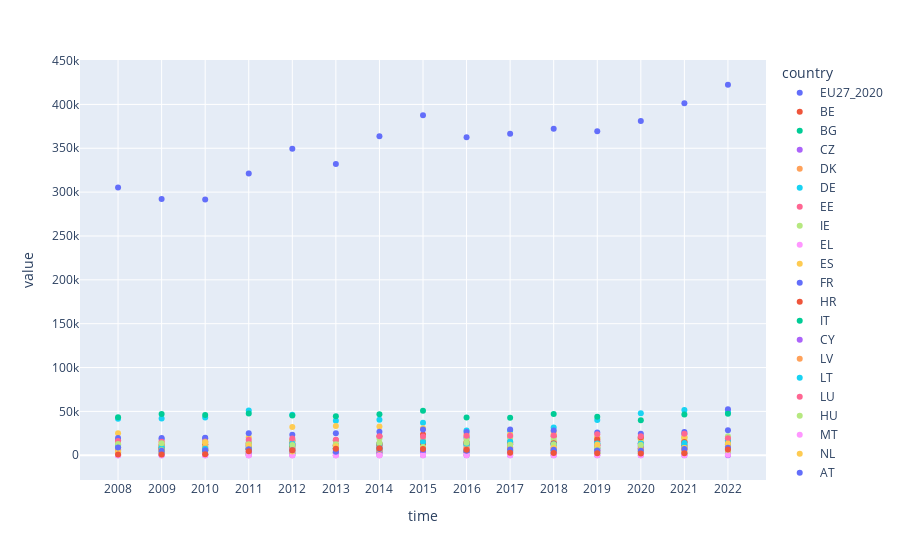

The code cell stored with this chart in its notebook:
### Code cell
px.scatter(df_energy_short)

### Figure 1 — Plotly figure (JSON) as saved in the notebook; plotly's stock layout.template omitted (floating-point values rounded to 4 significant figures)
{"data": [{"hovertemplate": "country=EU27_2020<br>time=%{x}<br>value=%{y}<extra></extra>", "legendgroup": "EU27_2020", "marker": {"color": "#636efa", "symbol": "circle"}, "mode": "markers", "name": "EU27_2020", "orientation": "v", "showlegend": true, "type": "scatter", "x": ["2008", "2009", "2010", "2011", "2012", "2013", "2014", "2015", "2016", "2017", "2018", "2019", "2020", "2021", "2022"], "xaxis": "x", "y": [305100.0, 292300.0, 291500.0, 321100.0, 349500.0, 332100.0, 363700.0, 387600.0, 362500.0, 366600.0, 372300.0, 369400.0, 381000.0, 401400.0, 422400.0], "yaxis": "y"}, {"hovertemplate": "country=BE<br>time=%{x}<br>value=%{y}<extra></extra>", "legendgroup": "BE", "marker": {"color": "#EF553B", "symbol": "circle"}, "mode": "markers", "name": "BE", "orientation": "v", "showlegend": true, "type": "scatter", "x": ["2008", "2009", "2010", "2011", "2012", "2013", "2014", "2015", "2016", "2017", "2018", "2019", "2020", "2021", "2022"], "xaxis": "x", "y": [17158, 9486, 12395, 13189, 16848, 17243, 21791, 23714, 14648, 14190.0, 21640.0, 12730.0, 13720.0, 15190.0, 16350.0], "yaxis": "y"}, {"hovertemplate": "country=BG<br>time=%{x}<br>value=%{y}<extra></extra>", "legendgroup": "BG", "marker": {"color": "#00cc96", "symbol": "circle"}, "mode": "markers", "name": "BG", "orientation": "v", "showlegend": true, "type": "scatter", "x": ["2008", "2009", "2010", "2011", "2012", "2013", "2014", "2015", "2016", "2017", "2018", "2019", "2020", "2021", "2022"], "xaxis": "x", "y": [3097, 2662, 1167, 1449, 2353, 3351, 4319, 4251, 4568, 3705.0, 2223.0, 3045.0, 3707.0, 1857.0, 1470.0], "yaxis": "y"}, {"hovertemplate": "country=CZ<br>time=%{x}<br>value=%{y}<extra></extra>", "legendgroup": "CZ", "marker": {"color": "#ab63fa", "symbol": "circle"}, "mode": "markers", "name": "CZ", "orientation": "v", "showlegend": true, "type": "scatter", "x": ["2008", "2009", "2010", "2011", "2012", "2013", "2014", "2015", "2016", "2017", "2018", "2019", "2020", "2021", "2022"], "xaxis": "x", "y": [8520, 8586, 6642, 10457, 11587, 10571, 11842, 16146, 13817, 15070.0, 11570.0, 11030.0, 13370.0, 15150.0, 16730.0], "yaxis": "y"}, {"hovertemplate": "country=DK<br>time=%{x}<br>value=%{y}<extra></extra>", "legendgroup": "DK", "marker": {"color": "#FFA15A", "symbol": "circle"}, "mode": "markers", "name": "DK", "orientation": "v", "showlegend": true, "type": "scatter", "x": ["2008", "2009", "2010", "2011", "2012", "2013", "2014", "2015", "2016", "2017", "2018", "2019", "2020", "2021", "2022"], "xaxis": "x", "y": [12815, 11208, 10599, 11694, 15920, 11459, 12702, 15640.0, 14980.0, 15220.0, 15630.0, 15980.0, 18590.0, 20120.0, 18750.0], "yaxis": "y"}, {"hovertemplate": "country=DE<br>time=%{x}<br>value=%{y}<extra></extra>", "legendgroup": "DE", "marker": {"color": "#19d3f3", "symbol": "circle"}, "mode": "markers", "name": "DE", "orientation": "v", "showlegend": true, "type": "scatter", "x": ["2008", "2009", "2010", "2011", "2012", "2013", "2014", "2015", "2016", "2017", "2018", "2019", "2020", "2021", "2022"], "xaxis": "x", "y": [41670, 41859, 42962, 51003, 46268, 39222, 40435, 37008, 28338, 27842, 31727, 40126, 47853, 51731, 49331], "yaxis": "y"}, {"hovertemplate": "country=EE<br>time=%{x}<br>value=%{y}<extra></extra>", "legendgroup": "EE", "marker": {"color": "#FF6692", "symbol": "circle"}, "mode": "markers", "name": "EE", "orientation": "v", "showlegend": true, "type": "scatter", "x": ["2008", "2009", "2010", "2011", "2012", "2013", "2014", "2015", "2016", "2017", "2018", "2019", "2020", "2021", "2022"], "xaxis": "x", "y": [1369, 3025, 1100, 1690, 2710, 2712, 3730, 5452, 3577, 2281, 3053, 4861, 7367, 7332.0, 7183], "yaxis": "y"}, {"hovertemplate": "country=IE<br>time=%{x}<br>value=%{y}<extra></extra>", "legendgroup": "IE", "marker": {"color": "#B6E880", "symbol": "circle"}, "mode": "markers", "name": "IE", "orientation": "v", "showlegend": true, "type": "scatter", "x": ["2008", "2009", "2010", "2011", "2012", "2013", "2014", "2015", "2016", "2017", "2018", "2019", "2020", "2021", "2022"], "xaxis": "x", "y": [753.0, 939.2, 759.9, 731.6, 783.6, 2625.0, 2853.0, 1752.0, 871.3, 1116.0, 1622.0, 2180.0, 1761.0, 2451.0, 1582.0], "yaxis": "y"}, {"hovertemplate": "country=EL<br>time=%{x}<br>value=%{y}<extra></extra>", "legendgroup": "EL", "marker": {"color": "#FF97FF", "symbol": "circle"}, "mode": "markers", "name": "EL", "orientation": "v", "showlegend": true, "type": "scatter", "x": ["2008", "2009", "2010", "2011", "2012", "2013", "2014", "2015", "2016", "2017", "2018", "2019", "2020", "2021", "2022"], "xaxis": "x", "y": [7575, 7600, 8517, 7180, 5954, 5788, 9461, 11081, 9833, 8696, 8550, 11067, 9831, 7581, 7751], "yaxis": "y"}, {"hovertemplate": "country=ES<br>time=%{x}<br>value=%{y}<extra></extra>", "legendgroup": "ES", "marker": {"color": "#FECB52", "symbol": "circle"}, "mode": "markers", "name": "ES", "orientation": "v", "showlegend": true, "type": "scatter", "x": ["2008", "2009", "2010", "2011", "2012", "2013", "2014", "2015", "2016", "2017", "2018", "2019", "2020", "2021", "2022"], "xaxis": "x", "y": [5881, 6751, 5206, 7932, 7787, 9887, 12310, 14956, 21845, 23762, 24018, 18720.0, 17930.0, 17410.0, 8032.0], "yaxis": "y"}, {"hovertemplate": "country=FR<br>time=%{x}<br>value=%{y}<extra></extra>", "legendgroup": "FR", "marker": {"color": "#636efa", "symbol": "circle"}, "mode": "markers", "name": "FR", "orientation": "v", "showlegend": true, "type": "scatter", "x": ["2008", "2009", "2010", "2011", "2012", "2013", "2014", "2015", "2016", "2017", "2018", "2019", "2020", "2021", "2022"], "xaxis": "x", "y": [10748, 18517, 19475, 9501, 12213, 11687, 7873, 9961, 19903, 21120.0, 13510.0, 15630.0, 19540.0, 24330.0, 52440.0], "yaxis": "y"}, {"hovertemplate": "country=HR<br>time=%{x}<br>value=%{y}<extra></extra>", "legendgroup": "HR", "marker": {"color": "#EF553B", "symbol": "circle"}, "mode": "markers", "name": "HR", "orientation": "v", "showlegend": true, "type": "scatter", "x": ["2008", "2009", "2010", "2011", "2012", "2013", "2014", "2015", "2016", "2017", "2018", "2019", "2020", "2021", "2022"], "xaxis": "x", "y": [12254, 11892, 12415, 13985, 13174, 11260, 10898, 13158, 12398, 12160.0, 12690.0, 11400.0, 10491, 11500.0, 11920.0], "yaxis": "y"}, {"hovertemplate": "country=IT<br>time=%{x}<br>value=%{y}<extra></extra>", "legendgroup": "IT", "marker": {"color": "#00cc96", "symbol": "circle"}, "mode": "markers", "name": "IT", "orientation": "v", "showlegend": true, "type": "scatter", "x": ["2008", "2009", "2010", "2011", "2012", "2013", "2014", "2015", "2016", "2017", "2018", "2019", "2020", "2021", "2022"], "xaxis": "x", "y": [43433, 47070, 45987, 47519, 45407, 44338, 46747, 50849, 43181, 42890.0, 47170.0, 43970.0, 39790.0, 46570.0, 47390.0], "yaxis": "y"}, {"hovertemplate": "country=CY<br>time=%{x}<br>value=%{y}<extra></extra>", "legendgroup": "CY", "marker": {"color": "#ab63fa", "symbol": "circle"}, "mode": "markers", "name": "CY", "orientation": "v", "showlegend": true, "type": "scatter", "x": ["2008", "2009", "2010", "2011", "2012", "2013", "2014", "2015", "2016", "2017", "2018", "2019", "2020", "2021", "2022"], "xaxis": "x", "y": [0, 0, 0, 0, 0, 0, 0, 0, 0, 0, 0, 0, 0, 0, 0], "yaxis": "y"}, {"hovertemplate": "country=LV<br>time=%{x}<br>value=%{y}<extra></extra>", "legendgroup": "LV", "marker": {"color": "#FFA15A", "symbol": "circle"}, "mode": "markers", "name": "LV", "orientation": "v", "showlegend": true, "type": "scatter", "x": ["2008", "2009", "2010", "2011", "2012", "2013", "2014", "2015", "2016", "2017", "2018", "2019", "2020", "2021", "2022"], "xaxis": "x", "y": [4643, 4259, 3973, 4009, 4935, 5005, 5340, 5246, 4828, 4073.0, 5174.0, 4611.0, 4173.0, 4666.0, 5308.0], "yaxis": "y"}, {"hovertemplate": "country=LT<br>time=%{x}<br>value=%{y}<extra></extra>", "legendgroup": "LT", "marker": {"color": "#19d3f3", "symbol": "circle"}, "mode": "markers", "name": "LT", "orientation": "v", "showlegend": true, "type": "scatter", "x": ["2008", "2009", "2010", "2011", "2012", "2013", "2014", "2015", "2016", "2017", "2018", "2019", "2020", "2021", "2022"], "xaxis": "x", "y": [5649, 4783, 8174, 8086, 8060, 8073, 8521, 7938, 11106, 11930.0, 12850.0, 13270.0, 12010.0, 12480.0, 12930.0], "yaxis": "y"}, {"hovertemplate": "country=LU<br>time=%{x}<br>value=%{y}<extra></extra>", "legendgroup": "LU", "marker": {"color": "#FF6692", "symbol": "circle"}, "mode": "markers", "name": "LU", "orientation": "v", "showlegend": true, "type": "scatter", "x": ["2008", "2009", "2010", "2011", "2012", "2013", "2014", "2015", "2016", "2017", "2018", "2019", "2020", "2021", "2022"], "xaxis": "x", "y": [6830.0, 6022.0, 7280.0, 7096.0, 6732.0, 6852.0, 6961.0, 7519.0, 7718.0, 7567.0, 7553.0, 6818.0, 6543.0, 6758.0, 7146.0], "yaxis": "y"}, {"hovertemplate": "country=HU<br>time=%{x}<br>value=%{y}<extra></extra>", "legendgroup": "HU", "marker": {"color": "#B6E880", "symbol": "circle"}, "mode": "markers", "name": "HU", "orientation": "v", "showlegend": true, "type": "scatter", "x": ["2008", "2009", "2010", "2011", "2012", "2013", "2014", "2015", "2016", "2017", "2018", "2019", "2020", "2021", "2022"], "xaxis": "x", "y": [12774, 10972, 9897, 14664, 16970, 16635, 19079, 19935, 17951, 19803, 18613, 19853, 19176, 19967, 21589], "yaxis": "y"}, {"hovertemplate": "country=MT<br>time=%{x}<br>value=%{y}<extra></extra>", "legendgroup": "MT", "marker": {"color": "#FF97FF", "symbol": "circle"}, "mode": "markers", "name": "MT", "orientation": "v", "showlegend": true, "type": "scatter", "x": ["2008", "2009", "2010", "2011", "2012", "2013", "2014", "2015", "2016", "2017", "2018", "2019", "2020", "2021", "2022"], "xaxis": "x", "y": [0, 0, 0, 0, 0, 0, 0, 1054, 1527.0, 897.1, 631.3, 656.8, 419.8, 547.2, 646.1], "yaxis": "y"}, {"hovertemplate": "country=NL<br>time=%{x}<br>value=%{y}<extra></extra>", "legendgroup": "NL", "marker": {"color": "#FECB52", "symbol": "circle"}, "mode": "markers", "name": "NL", "orientation": "v", "showlegend": true, "type": "scatter", "x": ["2008", "2009", "2010", "2011", "2012", "2013", "2014", "2015", "2016", "2017", "2018", "2019", "2020", "2021", "2022"], "xaxis": "x", "y": [24967, 15452, 15583, 20620, 32160.0, 33252, 32855, 30760.0, 24260.0, 22460.0, 26750.0, 20400.0, 19770.0, 20890.0, 18540.0], "yaxis": "y"}, {"hovertemplate": "country=AT<br>time=%{x}<br>value=%{y}<extra></extra>", "legendgroup": "AT", "marker": {"color": "#636efa", "symbol": "circle"}, "mode": "markers", "name": "AT", "orientation": "v", "showlegend": true, "type": "scatter", "x": ["2008", "2009", "2010", "2011", "2012", "2013", "2014", "2015", "2016", "2017", "2018", "2019", "2020", "2021", "2022"], "xaxis": "x", "y": [19800.0, 19540.0, 19910.0, 24980.0, 23430.0, 24960.0, 26710.0, 29390.0, 26370.0, 29360.0, 28080.0, 26050.0, 24520.0, 26440.0, 28600.0], "yaxis": "y"}, {"hovertemplate": "country=PL<br>time=%{x}<br>value=%{y}<extra></extra>", "legendgroup": "PL", "marker": {"color": "#EF553B", "symbol": "circle"}, "mode": "markers", "name": "PL", "orientation": "v", "showlegend": true, "type": "scatter", "x": ["2008", "2009", "2010", "2011", "2012", "2013", "2014", "2015", "2016", "2017", "2018", "2019", "2020", "2021", "2022"], "xaxis": "x", "y": [9034, 7403, 6310, 6780, 9803, 7801, 13508, 14459, 14017, 13271, 13820.0, 17870.0, 20620.0, 15100.0, 15240.0], "yaxis": "y"}, {"hovertemplate": "country=PT<br>time=%{x}<br>value=%{y}<extra></extra>", "legendgroup": "PT", "marker": {"color": "#00cc96", "symbol": "circle"}, "mode": "markers", "name": "PT", "orientation": "v", "showlegend": true, "type": "scatter", "x": ["2008", "2009", "2010", "2011", "2012", "2013", "2014", "2015", "2016", "2017", "2018", "2019", "2020", "2021", "2022"], "xaxis": "x", "y": [10744, 7598, 5814, 6742, 10766, 8100, 7247, 8077, 4616, 5506.0, 5668.0, 8099.0, 7553.0, 9544.0, 12310.0], "yaxis": "y"}, {"hovertemplate": "country=RO<br>time=%{x}<br>value=%{y}<extra></extra>", "legendgroup": "RO", "marker": {"color": "#ab63fa", "symbol": "circle"}, "mode": "markers", "name": "RO", "orientation": "v", "showlegend": true, "type": "scatter", "x": ["2008", "2009", "2010", "2011", "2012", "2013", "2014", "2015", "2016", "2017", "2018", "2019", "2020", "2021", "2022"], "xaxis": "x", "y": [921, 651, 767, 3410, 3903, 2737, 2811, 4492, 4177, 4842.0, 3697.0, 5493.0, 8252.0, 8697.0, 8653.0], "yaxis": "y"}, {"hovertemplate": "country=SI<br>time=%{x}<br>value=%{y}<extra></extra>", "legendgroup": "SI", "marker": {"color": "#FFA15A", "symbol": "circle"}, "mode": "markers", "name": "SI", "orientation": "v", "showlegend": true, "type": "scatter", "x": ["2008", "2009", "2010", "2011", "2012", "2013", "2014", "2015", "2016", "2017", "2018", "2019", "2020", "2021", "2022"], "xaxis": "x", "y": [6225, 7780, 8625, 7036, 7452, 7521, 7254, 9045, 8359, 9133.0, 8930.0, 9021.0, 7120.0, 8387.0, 10200.0], "yaxis": "y"}, {"hovertemplate": "country=SK<br>time=%{x}<br>value=%{y}<extra></extra>", "legendgroup": "SK", "marker": {"color": "#19d3f3", "symbol": "circle"}, "mode": "markers", "name": "SK", "orientation": "v", "showlegend": true, "type": "scatter", "x": ["2008", "2009", "2010", "2011", "2012", "2013", "2014", "2015", "2016", "2017", "2018", "2019", "2020", "2021", "2022"], "xaxis": "x", "y": [9412, 8994, 7334, 11227, 13472, 10719, 12964, 14999, 13249, 15563, 12428, 13538, 13289, 13884, 16743], "yaxis": "y"}, {"hovertemplate": "country=FI<br>time=%{x}<br>value=%{y}<extra></extra>", "legendgroup": "FI", "marker": {"color": "#FF6692", "symbol": "circle"}, "mode": "markers", "name": "FI", "orientation": "v", "showlegend": true, "type": "scatter", "x": ["2008", "2009", "2010", "2011", "2012", "2013", "2014", "2015", "2016", "2017", "2018", "2019", "2020", "2021", "2022"], "xaxis": "x", "y": [16107, 15460, 15719, 17656, 19089, 17591, 21622, 21459, 22110, 22204, 22548, 23938, 21774, 24492, 19397], "yaxis": "y"}, {"hovertemplate": "country=SE<br>time=%{x}<br>value=%{y}<extra></extra>", "legendgroup": "SE", "marker": {"color": "#B6E880", "symbol": "circle"}, "mode": "markers", "name": "SE", "orientation": "v", "showlegend": true, "type": "scatter", "x": ["2008", "2009", "2010", "2011", "2012", "2013", "2014", "2015", "2016", "2017", "2018", "2019", "2020", "2021", "2022"], "xaxis": "x", "y": [12754, 13765, 14931, 12481, 11682, 12674, 13852, 9294, 14287, 11896, 12202, 9070, 11827, 8341, 6181], "yaxis": "y"}, {"hovertemplate": "country=IS<br>time=%{x}<br>value=%{y}<extra></extra>", "legendgroup": "IS", "marker": {"color": "#FF97FF", "symbol": "circle"}, "mode": "markers", "name": "IS", "orientation": "v", "showlegend": true, "type": "scatter", "x": ["2008", "2009", "2010", "2011", "2012", "2013", "2014", "2015", "2016", "2017", "2018", "2019", "2020", "2021", "2022"], "xaxis": "x", "y": [0, 0, 0, 0, 0, 0, 0, 0, 0, 0, 0, 0, 0, 0, null], "yaxis": "y"}, {"hovertemplate": "country=NO<br>time=%{x}<br>value=%{y}<extra></extra>", "legendgroup": "NO", "marker": {"color": "#FECB52", "symbol": "circle"}, "mode": "markers", "name": "NO", "orientation": "v", "showlegend": true, "type": "scatter", "x": ["2008", "2009", "2010", "2011", "2012", "2013", "2014", "2015", "2016", "2017", "2018", "2019", "2020", "2021", "2022"], "xaxis": "x", "y": [3412, 5651, 14673, 11254, 4191, 10135, 6347, 7371, 5740, 6111, 8340.0, 12353, 4496.0, 8235.0, 13271], "yaxis": "y"}, {"hovertemplate": "country=RS<br>time=%{x}<br>value=%{y}<extra></extra>", "legendgroup": "RS", "marker": {"color": "#636efa", "symbol": "circle"}, "mode": "markers", "name": "RS", "orientation": "v", "showlegend": true, "type": "scatter", "x": ["2008", "2009", "2010", "2011", "2012", "2013", "2014", "2015", "2016", "2017", "2018", "2019", "2020", "2021", "2022"], "xaxis": "x", "y": [8875, 5184, 5620, 6701, 5781, 4077, 7008, 6303, 5068, 6549.0, 6400.0, 5417.0, 5070.0, 6984.0, 8447.0], "yaxis": "y"}, {"hovertemplate": "country=TR<br>time=%{x}<br>value=%{y}<extra></extra>", "legendgroup": "TR", "marker": {"color": "#EF553B", "symbol": "circle"}, "mode": "markers", "name": "TR", "orientation": "v", "showlegend": true, "type": "scatter", "x": ["2008", "2009", "2010", "2011", "2012", "2013", "2014", "2015", "2016", "2017", "2018", "2019", "2020", "2021", "2022"], "xaxis": "x", "y": [789, 812, 1144, 4556, 5827, 7429, 7953, 7136, 6330, 2728.0, 2477.0, 2212.0, 1890.0, 2334.0, 6439.0], "yaxis": "y"}], "layout": {"legend": {"title": {"text": "country"}, "tracegroupgap": 0}, "margin": {"t": 60}, "xaxis": {"anchor": "y", "domain": [0, 1], "title": {"text": "time"}}, "yaxis": {"anchor": "x", "domain": [0, 1], "title": {"text": "value"}}}}
